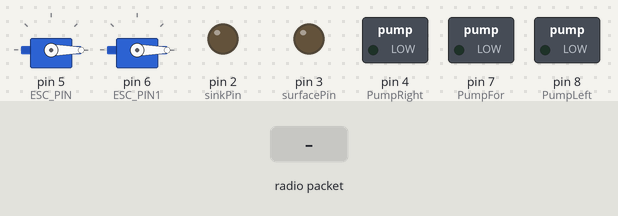
A sketch run on a simulated Arduino Uno, built with avr-gcc and run on an emulated ATmega328P. Parts: 2 × servo, switched loads named in the sketch (green lamp = pin HIGH), output pins drawn as LEDs (lit = HIGH). The inputs (shaded band) are chosen by the test bench. No radio packets arrive unless stated; what the sketch prints to the serial monitor is not drawn.

Above: at 8.2 s.
8.3 s: radio packet "1" arrives
At 9.5 s:
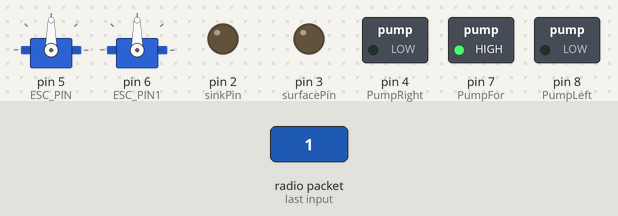
9.8 s: radio packet "0" arrives
12.8 s: radio packet "2" arrives
Timing chart, 0 to 15.8 s (numbered marks = the images above; inputs shaded):
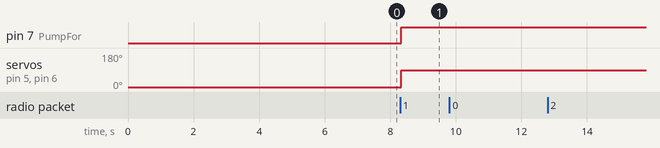

The sketch:

Submraine_Code.ino
```cpp
#include <SPI.h>
#include <Wire.h>
#include <LoRa.h>
#include <Servo.h>

Servo escFor1;
Servo escFor2;

#define ESC_PIN 5
#define ESC_PIN1 6
#define PumpFor 7
#define PumpLeft 8
#define PumpRight 4
#define sinkPin 2
#define surfacePin 3

// Define variables for controlling relay timings
unsigned long pumpActivationTime = 0;
const unsigned long pumpActivationDuration = 1000; // Adjust as needed
unsigned long previousMillis = 0; // Variable to store the last time the syringe action was performed
const long interval = 3000;       // Interval between syringe actions (in milliseconds)

int checking = -1;
int joyValy1, joyValy2, joyValx1, joyValx2, sink, surface;

void setup() {
  Serial.begin(9600);

  escFor1.attach(ESC_PIN, 1000, 2000);
  escFor1.write(0);
  delay(2000);
  escFor2.attach(ESC_PIN1, 1000, 2000);
  escFor2.write(0);
  delay(2000);

  pinMode(PumpFor, OUTPUT);
  pinMode(PumpLeft, OUTPUT);
  pinMode(PumpRight, OUTPUT);
  pinMode(sinkPin, OUTPUT);
  pinMode(surfacePin, OUTPUT);

  while (!Serial);
  Serial.println("LoRa Receiver");
  if (!LoRa.begin(433E6)) { // or 915E6
    Serial.println("Starting LoRa failed!");
    while (1);
  }

  delay(3000);
}

void loop() {
  Serial.println("back to loop");
  if (LoRa.parsePacket()) {
    while (LoRa.available()) {
      checking = LoRa.read();
      joyValy1 = LoRa.read();
      joyValy2 = LoRa.read();
      joyValx1 = LoRa.read();
      joyValx2 = LoRa.read();
      sink     = LoRa.read();
      surface  = LoRa.read();

      if (checking == 1) { // Mode for controlling BLDC motors
        controlBLDCMotors();
        Serial.println("going to BLDC");
      } else { // Mode for controlling water pumps
        controlWaterPumps();
        Serial.println("going to pumps");
        // controlSyringes();
      }
    }
  }
}

void controlBLDCMotors() {
  Serial.println("Controlling BLDC motors...");
  escFor1.write(joyValy1); // Control BLDC motor 1 with joystick Y1 value
  escFor2.write(joyValy2); // Control BLDC motor 2 with joystick Y2 value

  // Turn off water pumps
  digitalWrite(PumpFor, LOW);
  digitalWrite(PumpLeft, LOW);
  digitalWrite(PumpRight, LOW);
}

void controlWaterPumps() {
  Serial.println("Controlling water pumps...");

  // Turn off BLDC motors
  escFor1.write(90);
  escFor2.write(90);

  unsigned long currentMillis = millis();

  // Control water pumps
  if (joyValx1 < 80) {
    if (currentMillis - pumpActivationTime >= pumpActivationDuration) {
      digitalWrite(PumpFor, HIGH);
      pumpActivationTime = currentMillis;
      Serial.println("Forward engaged");
    }
  } else {
    digitalWrite(PumpFor, LOW);
  }

  if (joyValx2 < 80) {
    if (currentMillis - pumpActivationTime >= pumpActivationDuration) {
      digitalWrite(PumpRight, HIGH);
      pumpActivationTime = currentMillis;
      Serial.println("Right engaged");
    }
  } else {
    digitalWrite(PumpRight, LOW);
  }

  if (joyValx2 > 100) {
    if (currentMillis - pumpActivationTime >= pumpActivationDuration) {
      digitalWrite(PumpLeft, HIGH);
      pumpActivationTime = currentMillis;
      Serial.println("Left engaged");
    }
  } else {
    digitalWrite(PumpLeft, LOW);
  }

//-------------------------------------------

  if (sink == 0) {
    digitalWrite(surfacePin, LOW);
    digitalWrite(sinkPin, HIGH);
    Serial.println("sinking");

    // Check if it's time to turn off the sink
    if (currentMillis - previousMillis >= interval) {
      digitalWrite(sinkPin, LOW); // Turn off the sink
      Serial.println("sinking Turned off");
      previousMillis = currentMillis; // Save the current time for the next iteration
    }
  } else if (surface == 0) {
    digitalWrite(sinkPin, LOW);
    digitalWrite(surfacePin, HIGH);
    Serial.println("surface");

    // Check if it's time to turn off the surface
    if (currentMillis - previousMillis >= interval) {
      digitalWrite(surfacePin, LOW); // Turn off the surface
      Serial.println("surface Turned off");
      previousMillis = currentMillis; // Save the current time for the next iteration
    }
  } else {
    Serial.println("surface and sink off");
    digitalWrite(surfacePin, LOW);
    digitalWrite(sinkPin, LOW);
  }
}
```

Measured:
- after the input at 8.3 s, pin 7 (PumpFor): LOW → HIGH at once; servo on pin 5 (ESC_PIN), servo on pin 6 (ESC_PIN1): 0° → 90° at once
- after the input at 9.8 s, every drawn part: stays the same
- after the input at 12.8 s, every drawn part: stays the same
